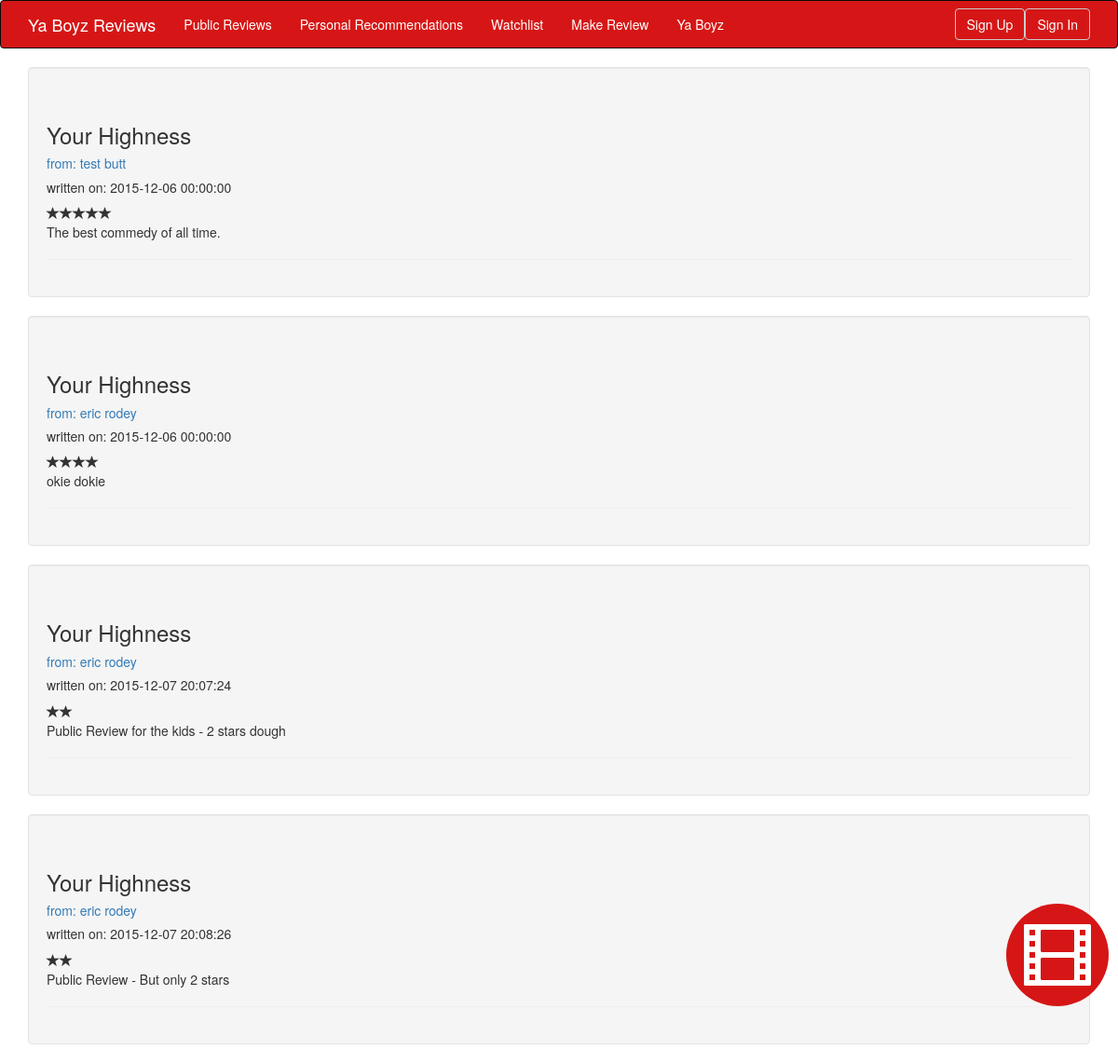
The page /public_reviews.php on the database as committed earlier.
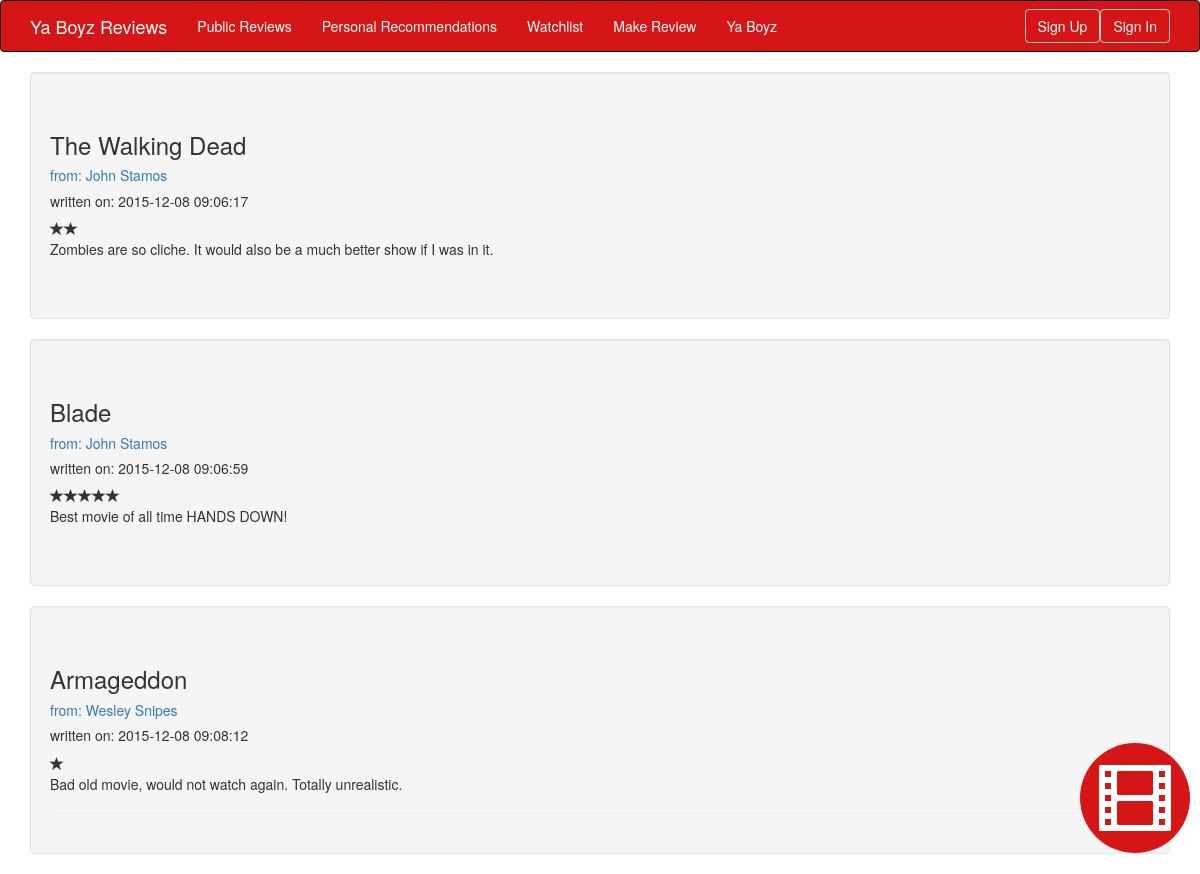
The same page on the database as committed later.
### tables this page shows
CREATE TABLE IF NOT EXISTS `UserReview` (
  `id` int(10) NOT NULL,
  `rating` int(1) NOT NULL,
  `comment` varchar(2500) DEFAULT NULL,
  `media` int(10) NOT NULL COMMENT 'foreignkey to media',
  `user` int(10) NOT NULL COMMENT 'foreignkey to user',
  `date_created` datetime NOT NULL
);

CREATE TABLE IF NOT EXISTS `Media` (
  `id` int(10) NOT NULL,
  `title` varchar(50) NOT NULL
);

CREATE TABLE IF NOT EXISTS `User` (
  `id` int(10) NOT NULL,
  `first_name` varchar(50) NOT NULL,
  `last_name` varchar(50) NOT NULL,
  `email` varchar(50) NOT NULL,
  `password` varchar(250) NOT NULL,
  `date_created` datetime NOT NULL
);

### settings.php (called while the page is built)
<?php
    $db_connection = array();
    $db_connection['host'] = "localhost";
    $db_connection['username'] = "root";
    $db_connection['password'] = "";
    $db_connection['database'] = "yourboyzreviews";
?>

### connection.php (called while the page is built, shortened)
<?php
    require_once 'settings.php';
    class DatabaseConnection
    {
        private $host = "localhost";
        private $username = "username";
        private $password = "password";
        private $database = "";
        private $mysqli;
        public function __construct ()
        {
            global $db_connection;
            $host = $db_connection['host'];
            $username = $db_connection['username'];
            $password = $db_connection['password'];
            $database = $db_connection['database'];
        }
        public function setup ($host, $username, $password, $db)
        {
            $this->host = $host;
            $this->username = $username;
            $this->password = $password;
            $this->database = $db;
        }
        public function connect ()
        {
            try {
                if (!$this->mysqli = new mysqli($this->host, $this->username, $this->password, $this->database))
                    throw new Exception("Cannot Connect to " . $this->host);
            } catch (Exception $e) {
                echo $e->getMessage();
                exit;
            }
        }
        public function prepare_statement($statement) {
            return $this->mysqli->prepare($statement);
        }
        public function send_sql($statement) {
            $statement = $this->mysqli->real_escape_string($statement);
            return $this->mysqli->query($statement);
        }
    }
?>

### mediapost.php (called while the page is built, shortened)
<?php
require_once 'connection.php';
    class MediaPost{
        private $dbConnection;
        public function __construct(){
            $this->dbConnection = new DatabaseConnection();
        }
        public function getAllReviews() {
            $query_string = "SELECT * FROM `UserReview`;";
            $result = $this->dbConnection->send_sql($query_string);
            if ($result)
                return $result;
            else
                echo "horiffic failure";
        }
        public function getMediaById($media_id) {
            $query_string = "SELECT * FROM `Media` WHERE `id` = " . $media_id;
            $result = $this->dbConnection->send_sql($query_string);
            if ($result)
                return $result->fetch_object();
            else
                echo "horiffic failure";
        }
}
?>

### user.php (called while the page is built, shortened)
<?php
require_once 'connection.php';
    class User{
        private $dbConnection;
        public function __construct(){
            $this->dbConnection = new DatabaseConnection();
        }
        public function getFullNameById($id){
            $result = $this->dbConnection->send_sql("SELECT * FROM `User` WHERE `id` = " . $id);
            if ($result){
                $result = $result->fetch_object();
                return $result->first_name . " " . $result->last_name;
            }
            else{
                return false;
            }
        }
}
?>

### public_reviews.php (the view, shortened to what this page needs)
<!DOCTYPE html>
<html>
<head>
    <?php include_once 'header.php'; ?>
</head>
<body>
    <section id="head-bar">
        <?php include_once 'navbar.php'; ?>
    </section>
    <div class="container">
        <?php
            require_once 'mediapost.php';
            require_once 'user.php';
            $user_object = new User();
            $post = new MediaPost();
            $reviews = $post->getAllReviews();
            while ($review = $reviews->fetch_object()) {
                $media = $post->getMediaById($review->media);
                $full_user_name = $user_object->getFullNameById($review->user);
                $url_link = "conversation.php?friend_id=" . $review->user;
                ?>
                <div class="well">
                    <div class="page-header">
                        <h3><?php echo $media->title; ?></h3>
                        <h5><a href="<?php echo $url_link; ?>" >from:
                        <?php
                        echo $full_user_name;
                        ?>
                        </a></h5>
                        <h5>
                        written on:
                        <?php
                        echo $review->date_created;
                        ?>
                         </h5>
                         <?php
                         for ($i = 0; $i < $review->rating; $i++)
                            echo '<span class="glyphicon glyphicon-star"></span>';
                        ?>
                        <p>
                        <?php echo $review->comment; ?>
                        </p>
                    </div>
                </div>
                <?php
            }
        ?>
    </div>
</body>
</html>

### header.php (shortened to what this page needs)
<link rel="stylesheet" type="text/css" href="bootstrap/bootstrap-3.3.6-dist/css/bootstrap.css">
<link rel="stylesheet" type="text/css" href="bootstrap/bootstrap-3.3.6-dist/css/base.css">

### navbar.php (shortened to what this page needs)
<nav class="navbar navbar-inverse" id="ya-boys-navbar">
    <div class="container">
        <a class="navbar-brand" href="home.php">Ya Boyz Reviews</a>
        <div class="collapse navbar-collapse" id="navbar-collapse-1">
            <ul class="nav navbar-nav">
                <li><a href="public_reviews.php">Public Reviews</a></li>
                <li><a href="friend_reviews.php">Personal Recommendations</a></li>
                <li><a href="user_watchlist.php">Watchlist</a></li>
                <li><a href="recommend.php">Make Review</a></li>
                <li><a href="myboys.php">Ya Boyz</a></li>
            </ul>
            <?php
                if(isset($_SESSION['authenticated_user'])) {
                    require_once 'user.php';
                    $auth_user = $_SESSION['authenticated_user'];
                    $nav_user = new User();
                    $user_name = $nav_user->getFullNameById($auth_user);
                    echo '<button type="button" class="btn btn-default navbar-btn navbar-right"><a href="signout.php">Sign Out</a></button>';
                    echo '<p class="navbar-text navbar-right" style="margin-right:10px;">' . $user_name . '</p>';
                }
                else {
                    echo '<button type="button" class="btn btn-default navbar-btn navbar-right"><a href="signin.php">Sign In</a></button>';
                    echo '<button type="button" class="btn btn-default navbar-btn navbar-right"><a href="signup.php">Sign Up</a></button>';
                }
            ?>
        </div>
    </div>
</nav>
<div id="ankle_container">
<a href="recommend.php"><span data-toggle="tooltip" title="Recommend Now!" id="ankle_icon" class="glyphicon glyphicon-film"></span></a>
</div>

Rows that differ between the two databases and show on the page:
removed userreview: media.title "Your Highness", user.last_name "test butt", date_created "2015-12-06 00:00:00", rating 5 (drawn), comment "The best commedy of all time."
removed userreview: media.title "Your Highness", user.last_name "eric rodey", date_created "2015-12-06 00:00:00", rating 4 (drawn), comment "okie dokie"
removed userreview: media.title "Your Highness", user.last_name "eric rodey", date_created "2015-12-07 20:07:24", rating 2 (drawn), comment "Public Review for the kids - 2 stars dough"
removed userreview: media.title "Your Highness", user.last_name "eric rodey", date_created "2015-12-07 20:08:26", rating 2 (drawn), comment "Public Review - But only 2 stars"
added userreview: media.title "The Walking Dead", user.last_name "John Stamos", date_created "2015-12-08 09:06:17", rating 2 (drawn), comment "Zombies are so cliche. It would also be a much better show if I was in it."
added userreview: media.title "Blade", user.last_name "John Stamos", date_created "2015-12-08 09:06:59", rating 5 (drawn), comment "Best movie of all time HANDS DOWN!"
added userreview: media.title "Armageddon", user.last_name "Wesley Snipes", date_created "2015-12-08 09:08:12", rating 1 (drawn), comment "Bad old movie, would not watch again. Totally unrealistic."
